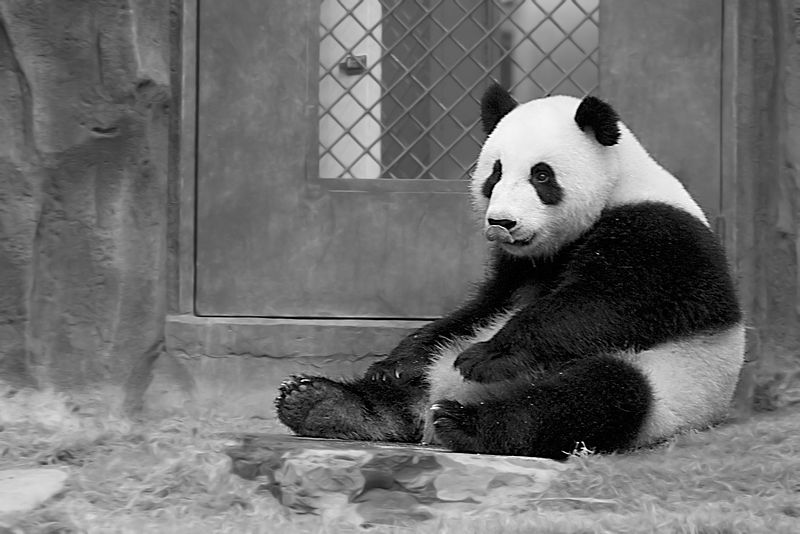
#> input picture Session1_Explore/panda_bw.jpg, 800 x 534 px
$ jupyter execute --allow-errors 3_numpy.ipynb   (shell and % lines are left out)
#> lines starting #> are read from the running program, lines starting #| are printed output that depends on the picture
## Optional Introductory Material
This note discusses the basics of NumPy. If you are familiar with the NumPy library, you can skip this part.

# NumPy

NumPy, short for "Numerical Python," is a fundamental package for scientific computing in Python. It is widely used in data analysis due to its ability to handle large, multi-dimensional arrays and matrices, along with a variety of mathematical functions that can be applied to these arrays efficiently. NumPy serves as the foundation for many other data science libraries such as Pandas, SciPy, and scikit-learn, making it an essential tool for anyone working with data in Python.

### Key Features of NumPy

- N-Dimensional Array Object (ndarray): Efficient handling of arrays (1D, 2D, and multi-dimensional).
- Mathematical Functions: Fast mathematical operations on entire arrays of data without having to write loops
- Data Simulation: Generate random numbers for simulations and sampling.
- Linear Algebra Operations: Includes matrix operations, eigenvalue computation, and more.
- Broadcasting: Simplifies operations on arrays of different shapes.
- Integration with Other Libraries: Easily integrates with data science libraries like Pandas and SciPy.

This note will focus on the use of NumPy in data analysis, thus we will examine

- Fast array-based operations for data wrangling such as subsetting, filtering, transformation, and cleaning.
- Functions for performing descriptive statistics such as mean, and standard deviation.
- Ways to combine and restructure datasets.
- Grouped operations on data.

[cell 1]
import numpy as np

## Creating an Array

A numpy array can be created from a
- list using np.array()
- shortcut functions like np.zeros(), np.full()

### From a list

[cell 2]
arr1 = np.array([1, 2, 3, 4, 5])     # 1D Array from a list
arr2 = np.array([[1, 2, 3],
                 [4, 5, 6]])         # 2D Array from a List of Lists

### Shortcut functions

- np.zeros()
- np.ones()
- np.empty()
- np.full()
- np.linspace()
- np.random.random(), np.random.randint(), np.random.normal()
- np.arange()


[cell 3]
np.zeros((2, 3))       # 2x3 2D Array of zeros
np.ones((2, 3))        # 2x3 2D array of ones
np.full((2,3),1031)    # 2x3 2D array of 1031s
np.empty((2,3))        # Empty array
np.linspace(0, 1, 11)  # Creating an array of evenly spaced values

[cell 4]
np.random.seed(1031)                             # Seed for reproducibility
np.random.random((2,3))                          # Random numbers from 0 to 1 in a 2x3 array
np.random.choice(['Head','Tail'],
                 size = 10,
                 replace = True)                  # Random choice, 10 times
np.random.normal(loc = 0, scale = 1, size = 10)   # Random normal values
np.random.randint(low = 0, high = 9,size = (2,3)) #  Random integers
np.arange(2,12,2)                                 # Series of even numbers

### Dimensions
- NumPy is an ndarray, which means it can have one or more dimensions
- .shape contains information about dimensionality
- An n-dimensional array can be thought of as a set of elements on which a structure is imposed
- .flatten() converts an n-dimensional array into a 1-d array
- .reshape() can change the structure (if it is possible)

[cell 5]
np.random.seed(1031)
array_1d = np.random.randint(low = 0,
                             high = 9,
                             size = 10)   # 1D Array
array_2d = array_1d.reshape(2,5)          # 2x5 2D Array
array_2d.shape

[cell 6]
array_2d_flattened = array_2d.flatten()
print(array_2d_flattened)
array_2d_flattened.shape

## Data Type
- The computational speed of NumPy arrays is attributable to the type constraints. A NumPy array can only contain data of a single type. Unless explicitly specified, the array structure will infer a suitable data type for the array that it creates. The data type is stored in a special dtype medadata object.
- numpy offers variations of standard Python data types that vary based on size of elements to be stored. For instance, in NumPy, the Python type int can set to 8-bit, 16-bit, 32-bit, etc. as np.int8, np.int16, np.int32

Here are some of the commonly used data types (dtype).

- Numbers: int8, int16, int32, int64, float16, float32, float64, float128.
- Complex: complex64, complex128, complex256
- Boolean: bool
- Text: <U6, <U12, etc. This is a unicode str with a length constraint

If a dtype argument is not passed, NumPy will examine the data and automatically assign a data type.

[cell 7]
np.array([1,2,3,4,5]).dtype                            # data type: Python decided on 'int32'
np.array(['Nikhil', 'is', 'a', 'good', 'kid']).dtype   # data type: Python decided on <U6
np.array([1,2,3,4,5], dtype=np.int8).dtype             # data type: int8
np.array([12.34, 56.67],dtype = np.float32).dtype      # data type: float32
np.array([1,2,3,4,5], dtype=np.int_).dtype             # data type: Python chose int32
np.array([1.11,2.22,3.33,4.44,5.55], dtype=np.int8)    # data type: int8. Coerce decimals to integers
np.array([1,2,3]).astype('float32').dtype              # Change data type to float32
np.array(['12.34','45.67','78.9']).astype('float64').dtype  # Coerce to float64
np.array([1031,True, 617]).dtype                        # type coercion.

## Element-Wise Operations

- Lists in Python do not do elementwise operation.
- On the other hand for *numpy* arrays, elementwise operation is the default.
- elementwise operations can be conducted using loops, but loops in Python are slow. Instead numpy conducts vectorized operations where in the operation is carried out in C, a low-level language.

[cell 8]
[1,2,3,4,5] + [1,2,3,4,5]    # Adding lists concatenates them
# [1,2,3,4,5] * [1,2,3,4,5]  # Multiplying lists results in an error
np.array([1,2,3,4,5]) + np.array([1,2,3,4,5])   # Elementwise addition
np.array([1,2,3,4,5]) * np.array([1,2,3,4,5])   # Elementwise multiplication
np.array([1,2,3,4,5]) **3   # Arithmetic operations with a scalar apply the operation to each element in the array.
np.array([1,2,3,4,5])> 3

### Broadcasting

- In math, one can only add two matrices of the same shape. Numpy will allow addition of arrays of different shapes (but not any shape).
- Numpy can only add compatible arrays. The arrays should have the same shape except for one dimension. The dimension that does not have the same value must be 1. E.g, (4,4) and (4,1); (4,4) and (1,1); but not (4,4) and (2,2)
- Python will not reshape an array under the hood to make the computation work. For instance, if you intend to use a vertical array, then you would need to explicitly reshape a 1-d array with n elements to an array with shape, (n,1).
- Broadcasting can be done for all arithmetic operations, not only addition.
- Broadcasting is similar to (but less inclusive) than recycling behavior in R.

[cell 9]
array1 = np.array([[1,2,3,4],[10,20,30,40]])
print(array1)
print('----')
print(array1 + np.array([1]))

[cell 10]
array1 = np.array([[1,2,3,4],[10,20,30,40]])
array2 = np.array([1,2,3,4])
print(array1)
print(array2)
print('----')
print(array1 + array2)

Following will trigger an error

[cell 11]
# np.array([[1,2,3,4],[10,20,30,40]]) + np.array([[1,2],[3,4]])  # this will trigger an error

[cell 12]
np.array([1,2,3,4,5,6,7,8]).reshape(4,2) + np.array([1,2,3,4]).reshape(4,1)
# np.array([1,2,3,4,5,6,7,8]).reshape(4,2) + np.array([1,2,3,4]) # this will not work

### Flipping a Panda
Lets put the concepts of numpy to practice with an example. We will take a picture, and convert it to a numpy matrix. Next, perform element wise operations on it. Convert its type. Finally, display the image.
(Panda image downloaded from [Wikicommons](https://commons.wikimedia.org/wiki/File:Pandas!!_%28GIANT_PANDA-OCEAN_PARK-HONG_KONG%29_V_%281149371282%29.jpg) on Jan 27, 2025)

[cell 13]
from PIL import Image
from IPython.display import display
cute_panda = Image.open('panda_bw.jpg')
#> cute_panda is the input picture: PIL image 800x534 L; min 0, max 255, mean 109.7
display(cute_panda)

[cell 14]
cute_panda_array = np.array(cute_panda)
cute_panda_array

[cell 15]
full_array = np.full(cute_panda_array.shape, 255)
cute_panda_array_flipped = full_array - cute_panda_array
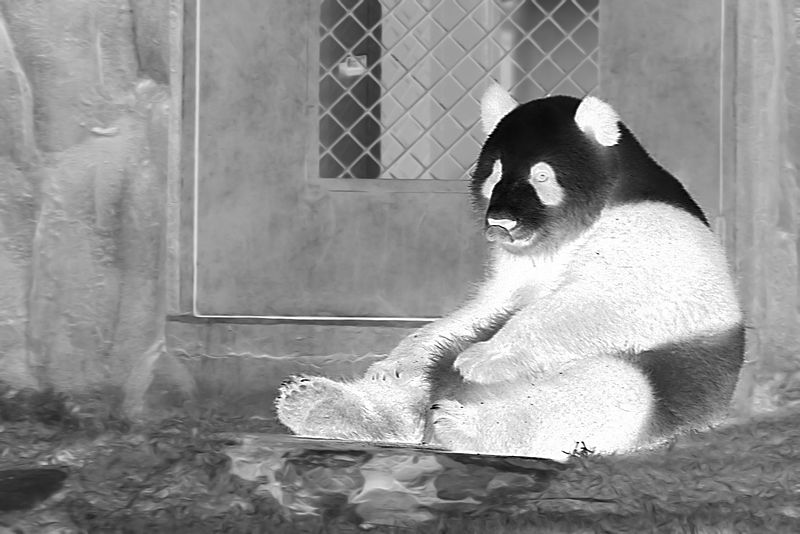
#> cute_panda_array_flipped: shape (534, 800) int64; min 0, max 255, mean 145.3
cute_panda_array_flipped = cute_panda_array_flipped.astype(np.uint8)

[cell 16]
display(Image.fromarray(cute_panda_array_flipped))

[cell 17]
cute_panda_tall = np.reshape(cute_panda_array,(1068,400))
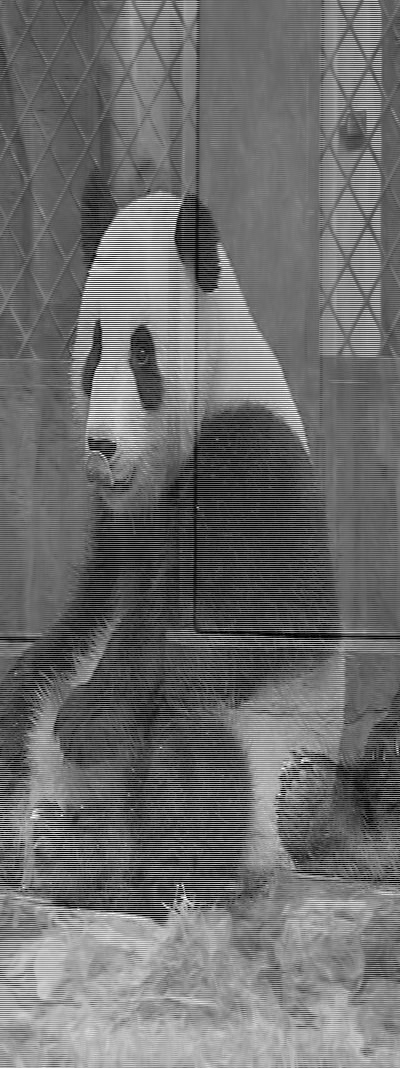
#> cute_panda_tall: shape (1068, 400); min 0, max 255, mean 109.7
display(Image.fromarray(cute_panda_tall))

## Indexing and Slicing
- Indexing: Extract a single element by specifying its location.
   - array_1d[position_index]
   - array_2d[row_index, column_index]

- Slicing: Extract more than one element by specifying a range of locations or using a conditional (boolean slicing)
   - array_1d[position indices]
   - array_2d[row_indices, position_indices]

### Indexing 1-d array

- Extract a single element by specifying location index in square brackets
- numpy array indices begin at 0
- Negative indices count from the end of the array

[cell 18]
np.random.seed(617)
array_1d = np.array(np.random.randint(0,9,10))
array_1d

[cell 19]
array_1d[3]   # Extract element in 4th position
array_1d[-3]  # extract element in 3rd position from end

### Indexing 2-d array

- Extract a single element by specifying row and column location index in square brackets separated by a comma
- numpy array indices begin at 0
- Negative indices count from the end of the array

[cell 20]
np.random.seed(617)
array_2d = np.random.randint(0,9,100).reshape(10,10)
array_2d

[cell 21]
array_2d[3,5]   # Extract element in 4th row and 6th column
array_2d[-1,-2]  # extract element in last row and second last column

### Slicing 1-d array

- Extract more than one element
- Specify more than one location as a list. [[1,2,3,4]]
- Specify a range of locations. First element is included, last is not. [1:5]
- Use colon to refer to everything before, or everything after. [:5]
- Negative indexes to begin from the end [-9:-5]


[cell 22]
np.random.seed(617)
array_1d = np.array(np.random.randint(0,9,10))
array_1d

[cell 23]
array_1d[[1,2,3,4]]  # array([2, 8, 6, 5])
array_1d[1:5]        # array([2, 8, 6, 5])
array_1d[-9:-5]      # array([2, 8, 6, 5])
array_1d[:5]         # array([1, 2, 8, 6, 5])

### Slicing 2-d array

- Extract more than one element
- Specify a range of locations for rows and columns. First element is included, last is not. [3:7,3:7]
- Use colon to refer to everything before, or everything after. [:3,7:]
- Negative indexes to begin from the end [-10:-7,-3:]
- You can also slice with steps by specifying the start, end and step value separated by colon. [3:7:3,3:7:3]

[cell 24]
np.random.seed(617)
array_2d = np.random.randint(0,9,100).reshape(10,10)
array_2d

[cell 25]
array_2d[3:7,3:7]

[cell 26]
array_2d[:3,7:]

[cell 27]
array_2d[-10:-7,-3:]

[cell 28]
array_2d[3:7:3,3:7:3]

[cell 29]
arr = np.array([10,20,30,40])
arr[1]  # single index
arr[1:4]  # range of indices
arr[[1,2]] # specific indices
arr[arr>20]    # indexing using booleans or conditionals

[cell 30]
arr_2d = np.array([[1,2,3,4],[5,6,7,8]])
arr_2d = np.arange(8).reshape(2,4)  # another way to create a 2-d array
# extract numbers 3 and 7
arr_2d[1,:]  # all elements in row2
arr_2d[:,1]  # all elements in col2
arr_2d[1,3]  # extract 7 which is in row 2 and column 3
arr_2d[0:2,2:4]# extract 2,3 and 6,7
arr_2d[:1,:3]  # Slicing
arr_2d[:,1:2]  # Slicing

The array of the picture of the Panda can be also be sliced using integers. We can examine the shape and take out parts of the matrix that are not displaying the Panda.

[cell 31]
cute_panda_array.shape
#> Out = (534, 800)

[cell 32]
display(Image.fromarray(cute_panda_array[50:500,350:750]))
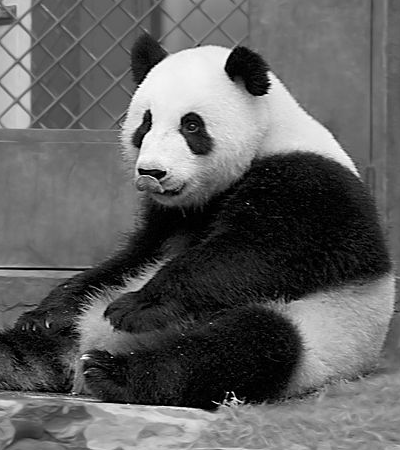
#> shown: PIL image 400x450 L; min 0, max 255, mean 96.3

### Boolean Indexing
Arrays are subset based on a condition.

[cell 33]
arr3 = np.array(['v','v','r','r','n','n','s','s'])
arr3[arr3 !='v']

[cell 34]
my_array = np.array([1,2,3,4,5,6,7,8,])
my_array[my_array>5]
my_array[my_array==5]

Extract last three columns for all rows that have a value of greater than 4 in the first column.

[cell 35]
array_2d[:,7:]  # Extract last three columns
array_2d[:,1]>4  # Elements in column 1 that are greater than 4
array_2d[array_2d[:,1]>4 , 7:]  # Putting it all together

### Find or Find and Replace

- .np.where(condition) can be used to find an element in an ndarray
- .np.where(condition, replacement, array) can also be used to find and replace the element

Extract row and column indices for all values that are greater than equal to 8

[cell 36]
np.where(array_2d>=7)

Verify that those indices do in fact refer to numbers equal to or greater than 7

[cell 37]
array_2d[np.where(array_2d>=7)]
array_2d

Now, replace all those values that are greater than or equal to 7 with the number 999

[cell 38]
np.where(array_2d>=7,999, array_2d)

Lets have some fun with our Panda. We will replace all the really black spots (<25) with white (255).

[cell 39]
cute_panda_array_find_replace = np.where(cute_panda_array<25, 255,cute_panda_array)
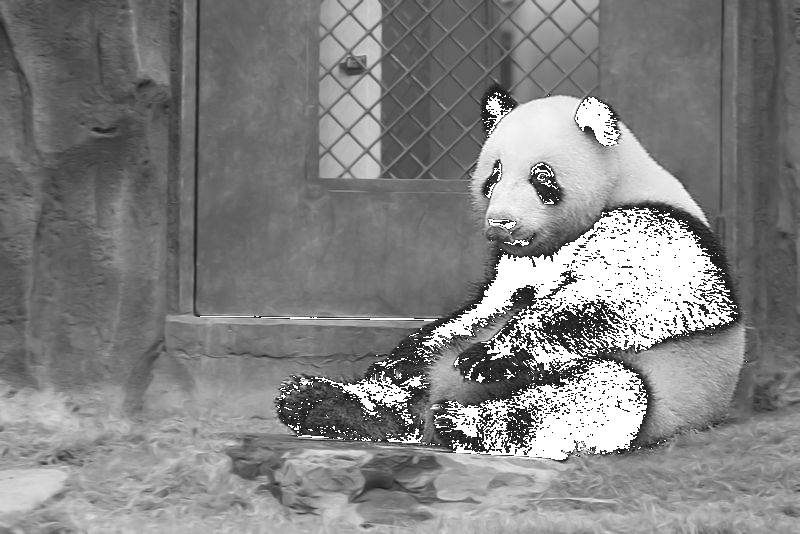
#> cute_panda_array_find_replace: shape (534, 800); min 25, max 255, mean 130.3
display(Image.fromarray(cute_panda_array_find_replace))

## Useful numpy methods

- .concatenate(): To combine two or more arrays with compatible shapes. Does not work with 1d arrays.
- .delete(): Remove a column or row
- .sort(): Sort a ndarray by rows (axis = 0) or columns (axis = 1)
- .transpose(): swaps axes, essentially reshaping the data
- .flip(): reverses the order of elements along a given axis
- .stack(): Combine arrays by adding a new dimension
- .split(): Split an array into multiple subarrays

[cell 40]
array1 = np.array([[1,2,3],
                   [4,5,6]])
array2 = np.array([[10,20],
                   [40,50]])
array3 = np.array([100,200])
print(array1)
print(array2)
print(array3)

### Concatenate

[cell 41]
np.concatenate((array1, array2),axis = 1)
# np.concatenate((array1,array3))  # will return error
np.concatenate((array1, array3.reshape(2,1)), axis=1)

### Delete

[cell 42]
np.delete(array1,1,axis = 1)

### Sort

[cell 43]
array_2d

[cell 44]
np.sort(array_2d,axis = 0)

### Transposing Arrays and Swapping Axes

[cell 45]
print(array1)
print('----')
print(np.transpose(array1))

[cell 46]
arr4 = np.arange(15).reshape(3,5)
print(arr4)
print('----')
print(np.transpose(arr4))

### Flip

[cell 47]
print(array1)
print('----')
print(np.flip(array1))

[cell 48]
arr4 = np.arange(15).reshape(3,5)
print(arr4)
print('----')
print(np.flip(arr4))

### Stack

[cell 49]
np.random.seed(1031)
monthly_sales = np.random.randint(1000,10000,12)
q1_sales, q2_sales, q3_sales, q4_sales = np.split(monthly_sales, 4)
np.stack([q1_sales, q2_sales, q3_sales, q4_sales])

[cell 50]
np.stack([q1_sales.reshape(1,3), q2_sales.reshape(1,3)])

## Computation on NumPy Arrays: Universal Functions
Python’s default implementation (known as CPython) does some operations very slowly. This is partly due to the dynamic, interpreted nature of the language; types are flexible, so sequences of operations cannot be compiled down to efficient machine code as in languages like C and Fortran. This relative sluggishness of Python can generally be seen in situations where many small operations are being repeated; for instance, looping over arrays to operate on each element.

For many types of operations, NumPy provides a convenient interface into just this kind of statically typed, compiled routine. This is known as a vectorized operation. For simple operations like the element-wise division here, vectorization is as simple as using Python arithmetic operators directly on the array object. This vectorized approach is designed to push the loop into the compiled layer that underlies NumPy, leading to much faster execution.

To illustrate, we will measure the time it takes for a loop and then a numpy ufunc to perform a computation. The task involves squaring 1000 numbers and adding them.

[cell 51]
numbers = np.arange(0,1e3,1)

[cell 52]
def compute_squares(num):
    total = 0
    for i in num:
        total = total + num**2
    return(total)
compute_squares(numbers)
